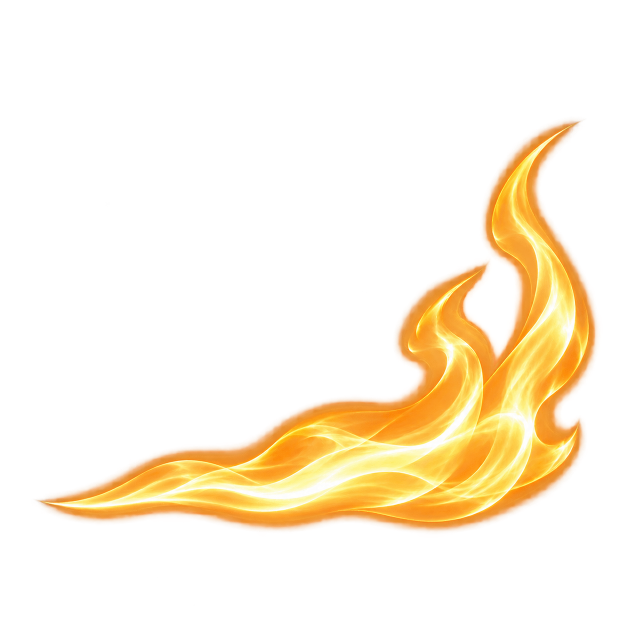
#> input picture アイコン素材/携帯端末メニュー画面素材/太陽盤_コマンド試作01/fx/command-flame-bottom-v02-candidate.png, 1254 x 1254 px (shown at 1/2 size)
$ python package-apng.py fx/command-flame-bottom-v02-candidate.png --output out.png
#> lines starting #> are read from the running program, lines starting #| are printed output that depends on the picture
"""生成済みの等間隔連番を切り出し、透過を保ってAPNGへ梱包する。

絵の生成・輪郭の描き直し・コマごとの自動トリミングは行わない。
元のシートと既存素材は変更しない。出力先の既存ファイルも上書きしない。
"""
import argparse
import hashlib
import json
from pathlib import Path

from PIL import Image


DURATIONS = [70, 70, 70, 80, 80, 80, 80, 80, 90, 90, 90, 90, 100, 100, 100, 120, 220]
# 第一稿1254pxシートの火種の下端。絵を描き直さず共通キャンバスに登録する。
# 輪郭全体の中心で整列すると、炎が成長するたび火種が移動してしまう。
BASELINES = [306, 306, 306, 306, 308, 308, 308, 308, 293, 296, 295, 294, 255, 256, 254, 251]


def package(source: Path, output: Path, name: str):
#> called with name = 'command-flame-burn-v03'
    with Image.open(source) as image:
#> image is the input picture: PIL image 1254x1254 RGBA; mean R, G, B, A 53.1, 38, 15.2, 45.2
        if image.mode != "RGBA" or image.getchannel("A").getextrema()[0] != 0:
            raise ValueError("背景が透過したRGBA素材が必要です。背景除去はこのツールで行いません。")
        sheet = image.copy()
    if sheet.size != (1254, 1254):
        raise ValueError("この版の登録座標は第一稿1254×1254専用です。別のシートへ流用しないでください。")
    frame_dir = output / f"{name}-frames"
    apng_path = output / f"{name}.apng"
    manifest_path = output / f"{name}.json"
    if frame_dir.exists() or apng_path.exists() or manifest_path.exists():
        raise FileExistsError("既存の出力は上書きしません。別の版名を指定してください。")
    frames = []
    bounds = []
    # 総画像サイズが4で割り切れない場合も、境界を等間隔の丸めで切る。
    # 内容の重心をコマごとに動かさないことが重要。
    for index in range(16):
        row, column = divmod(index, 4)
        box = tuple(round(value * sheet.width / 4) for value in
                    (column, row, column + 1, row + 1))
        cell = sheet.crop(box)
        # 火種の下端を84%へ、横方向の支点を57%へ固定。
        # 元コマの画素をそのまま移し、最後に全コマ同じ倍率で縮小する。
        registered = Image.new("RGBA", (400, 400))
        offset = (round(400 * .57 - cell.width * .57), round(400 * .84 - BASELINES[index]))
        if offset[0] < 0 or offset[1] < 0 or offset[0] + cell.width > 400 or offset[1] + cell.height > 400:
            raise ValueError("コマが登録キャンバスからはみ出しています。")
        registered.paste(cell, offset)
        frame = registered.resize((192, 192), Image.Resampling.LANCZOS)
        if not frame.getchannel("A").getbbox():
            raise ValueError(f"生成コマ{index + 1}が空です。シートの配置を確認してください。")
        frames.append(frame)
        bounds.append(frame.getchannel("A").point(lambda value: 255 if value > 24 else 0).getbbox())
#> this loop made 2 passes
#> pass 1, in package, `cell = sheet.crop(box)`:
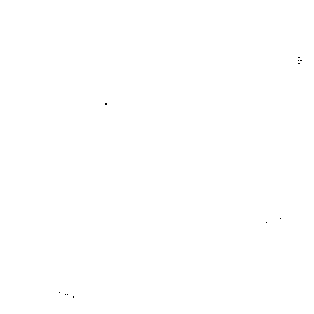
#> cell: PIL image 314x314 RGBA; mean R, G, B, A 0, 0, 0, 0.000183; transparent parts drawn white
#> after the loop: frame: PIL image 192x192 RGBA; every value is 0
#> after the loop, bounds = 1 item; frames = 1 item
    # 消火後の間。生成された炎を加工せず、完全透過コマを1枚追加する。
    frames.append(Image.new("RGBA", (192, 192)))
    frame_dir.mkdir(parents=True)
    frame_names = []
    for index, frame in enumerate(frames):
        path = frame_dir / f"{index + 1:02}.png"
        frame.save(path)
        frame_names.append(f"{frame_dir.name}/{path.name}")
    frames[0].save(apng_path, format="PNG", save_all=True, append_images=frames[1:],
                   duration=DURATIONS, loop=0, disposal=0, blend=0, optimize=False)
    # SOURCE置換で残像を出さず、APNGの復号結果を全コマの元PNGと比較する。
    with Image.open(apng_path) as animation:
        assert animation.is_animated and animation.n_frames == 17
        assert animation.info["loop"] == 0
        for index, original in enumerate(frames):
            animation.seek(index)
            assert animation.convert("RGBA").tobytes() == original.tobytes(), index
            assert round(animation.info["duration"]) == DURATIONS[index], index
    manifest = {
        "schema": "solar-flame-apng-preview-v01",
        "status": "試作対象・メニュー未接続",
        "source": source.name,
        "sourceSha256": hashlib.sha256(source.read_bytes()).hexdigest(),
        "sheetSize": [sheet.width, sheet.height],
        "grid": [4, 4], "size": [192, 192], "registrationCanvas": [400, 400],
        "sourceBaselines": BASELINES, "targetBaseline": 0.84,
        "origin": [0.57, 0.78],
        "apng": apng_path.name,
        "frames": frame_names, "durations": DURATIONS,
        "cycleMs": sum(DURATIONS), "loop": 0,
        "visibleBounds": bounds,
        "note": "生成16コマ＋完全透過1コマ。等間隔切出し・火種下端の登録・全コマ同倍率縮小のみ。描き直しやワープなし。動きの連続性は作者の見本確認待ち。"
    }
    manifest_path.write_text(json.dumps(manifest, ensure_ascii=False, indent=2) + "\n", encoding="utf-8")
    print(json.dumps({"apng": str(apng_path), "frames": len(frames),
                      "cycleMs": sum(DURATIONS), "bytes": apng_path.stat().st_size,
                      "decodedFramesEqual": True, "visibleBounds": bounds}, ensure_ascii=False))


if __name__ == "__main__":
    parser = argparse.ArgumentParser(description=__doc__)
    parser.add_argument("source", type=Path)
    parser.add_argument("--output", type=Path, required=True)
    parser.add_argument("--name", default="command-flame-burn-v03")
    args = parser.parse_args()
    if not args.name or any(char not in "abcdefghijklmnopqrstuvwxyz0123456789-_" for char in args.name):
        parser.error("版名には英小文字・数字・-・_のみ指定できます。")
#> (the run stopped early here; a loop or call above may not have finished)

$ run again, on アイコン素材/携帯端末メニュー画面素材/太陽盤_コマンド試作01/fx/command-flame-burn-v03-sheet.png
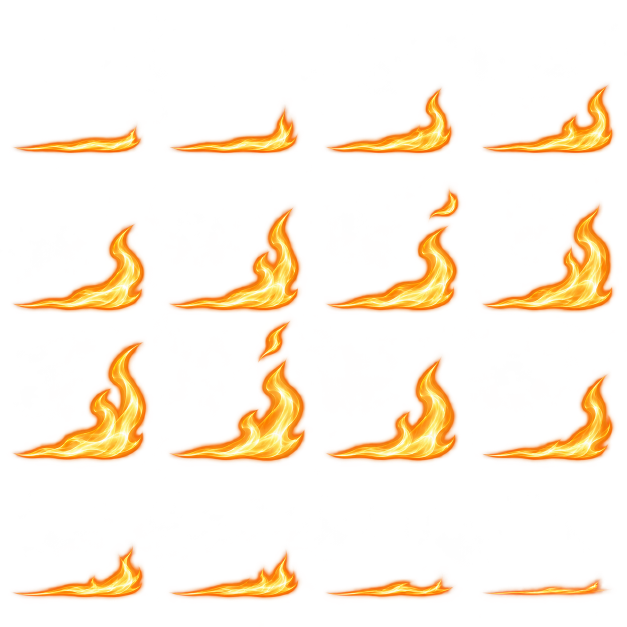
#> input picture アイコン素材/携帯端末メニュー画面素材/太陽盤_コマンド試作01/fx/command-flame-burn-v03-sheet.png, 1254 x 1254 px (shown at 1/2 size)
#> in package, image is the input picture: PIL image 1254x1254 RGBA; mean R, G, B, A 66.4, 32.1, 8.6, 32.4
#> after the loop in package, `for index in range(16):`:
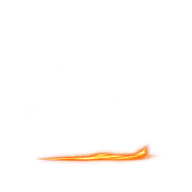
#> frame: PIL image 192x192 RGBA; mean R, G, B, A 15.9, 6, 1.2, 4.6; transparent parts drawn white
#> after the loop in package, `for index in range(16):`: bounds = 16 items, first 6: (36, 134, 160, 162), (36, 116, 160, 162), (36, 98, 159, 163), (35, 95, 163, 162), (36, 77, 163, 163), (36, 61, 163, 163); frames = 16 items
#> the loop in package, `for index, frame in enumerate(frames):` made 17 passes
#> pass 2, in package, `frame.save(path)`:
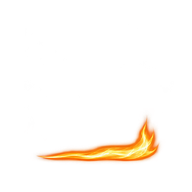
#> saved as 02.png: PIL image 192x192 RGBA; mean R, G, B, A 21.4, 11.7, 3.1, 12; transparent parts drawn white
#> after the loop in package, `for index, frame in enumerate(frames):`: frame_names = 17 items
#> the loop in package, `for index, original in enumerate(frames):` made 17 passes
